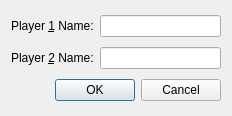
<?xml version="1.0" encoding="UTF-8"?>
<ui version="4.0">
 <class>ConfigurationDialog</class>
 <widget class="QDialog" name="ConfigurationDialog">
  <property name="geometry">
   <rect>
    <x>0</x>
    <y>0</y>
    <width>232</width>
    <height>116</height>
   </rect>
  </property>
  <property name="windowTitle">
   <string>Dialog</string>
  </property>
  <layout class="QGridLayout" name="gridLayout">
   <item row="0" column="0">
    <widget class="QLabel" name="label">
     <property name="text">
      <string>Player &amp;1 Name:</string>
     </property>
     <property name="buddy">
      <cstring>player1Name</cstring>
     </property>
    </widget>
   </item>
   <item row="0" column="1">
    <widget class="QLineEdit" name="player1Name"/>
   </item>
   <item row="1" column="0">
    <widget class="QLabel" name="label_2">
     <property name="text">
      <string>Player &amp;2 Name:</string>
     </property>
     <property name="buddy">
      <cstring>player2Name</cstring>
     </property>
    </widget>
   </item>
   <item row="1" column="1">
    <widget class="QLineEdit" name="player2Name"/>
   </item>
   <item row="2" column="0" colspan="2">
    <widget class="QDialogButtonBox" name="buttonBox">
     <property name="orientation">
      <enum>Qt::Horizontal</enum>
     </property>
     <property name="standardButtons">
      <set>QDialogButtonBox::Cancel|QDialogButtonBox::Ok</set>
     </property>
    </widget>
   </item>
  </layout>
 </widget>
 <tabstops>
  <tabstop>player1Name</tabstop>
  <tabstop>player2Name</tabstop>
 </tabstops>
 <resources/>
 <connections>
  <connection>
   <sender>buttonBox</sender>
   <signal>accepted()</signal>
   <receiver>ConfigurationDialog</receiver>
   <slot>accept()</slot>
   <hints>
    <hint type="sourcelabel">
     <x>13</x>
     <y>86</y>
    </hint>
    <hint type="destinationlabel">
     <x>66</x>
     <y>95</y>
    </hint>
   </hints>
  </connection>
  <connection>
   <sender>buttonBox</sender>
   <signal>rejected()</signal>
   <receiver>ConfigurationDialog</receiver>
   <slot>reject()</slot>
   <hints>
    <hint type="sourcelabel">
     <x>174</x>
     <y>84</y>
    </hint>
    <hint type="destinationlabel">
     <x>183</x>
     <y>95</y>
    </hint>
   </hints>
  </connection>
  <connection>
   <sender>player1Name</sender>
   <signal>textChanged(QString)</signal>
   <receiver>ConfigurationDialog</receiver>
   <slot>updateOKButtonState()</slot>
   <hints>
    <hint type="sourcelabel">
     <x>129</x>
     <y>21</y>
    </hint>
    <hint type="destinationlabel">
     <x>144</x>
     <y>8</y>
    </hint>
   </hints>
  </connection>
  <connection>
   <sender>player2Name</sender>
   <signal>textChanged(QString)</signal>
   <receiver>ConfigurationDialog</receiver>
   <slot>updateOKButtonState()</slot>
   <hints>
    <hint type="sourcelabel">
     <x>170</x>
     <y>56</y>
    </hint>
    <hint type="destinationlabel">
     <x>181</x>
     <y>43</y>
    </hint>
   </hints>
  </connection>
 </connections>
 <slots>
  <slot>updateOKButtonState()</slot>
 </slots>
</ui>
